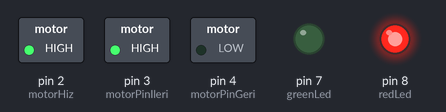
Recording of a sketch running on a simulated Arduino Uno, built with avr-gcc and run on an emulated ATmega328P. Parts: switched loads named in the sketch (green lamp = pin HIGH), output pins drawn as LEDs (lit = HIGH).

Above: at 2.5 s.
At 7.6 s:
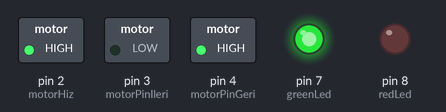
Timing chart, 0 to 13.3 s (numbered marks = the images above):
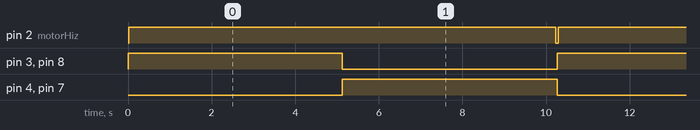

The sketch:

l293d_code.ino
```cpp
const int motorPinIleri = 3;
const int motorPinGeri = 4;
const int motorHiz = 2;

int redLed = 8;
int greenLed = 7;


void setup()
{
  pinMode(motorHiz, OUTPUT);
  pinMode(motorPinIleri, OUTPUT);
  pinMode(motorPinGeri, OUTPUT);
  pinMode(redLed, OUTPUT);
  pinMode(greenLed, OUTPUT);


}

void loop()
{
  digitalWrite(motorPinIleri, HIGH);
  digitalWrite(motorPinGeri, LOW);
  for (int i = 0; i <= 255; i++) {
    digitalWrite(motorHiz, i);
    digitalWrite(redLed, HIGH);
    digitalWrite(greenLed, LOW);
    delay(20);
  }
  digitalWrite(motorPinIleri, LOW);
  digitalWrite(motorPinGeri, HIGH);
  for (int i = 255; i >= 0; i--) {
    digitalWrite(motorHiz, i);
    digitalWrite(greenLed, HIGH);
    digitalWrite(redLed, LOW);
    delay(20);
  }
  delay(20);
}
```

Measured:
- by itself, pin 2 (motorHiz): alternates HIGH for 10.2 s and LOW for 0.06 s
- by itself, pin 3 (motorPinIleri), pin 4 (motorPinGeri), pin 7 (greenLed), pin 8 (redLed): alternates HIGH for 5.1 s and LOW for 5.1 s
- by itself, everything shown: repeats every 10.3 s, in 3 steps
